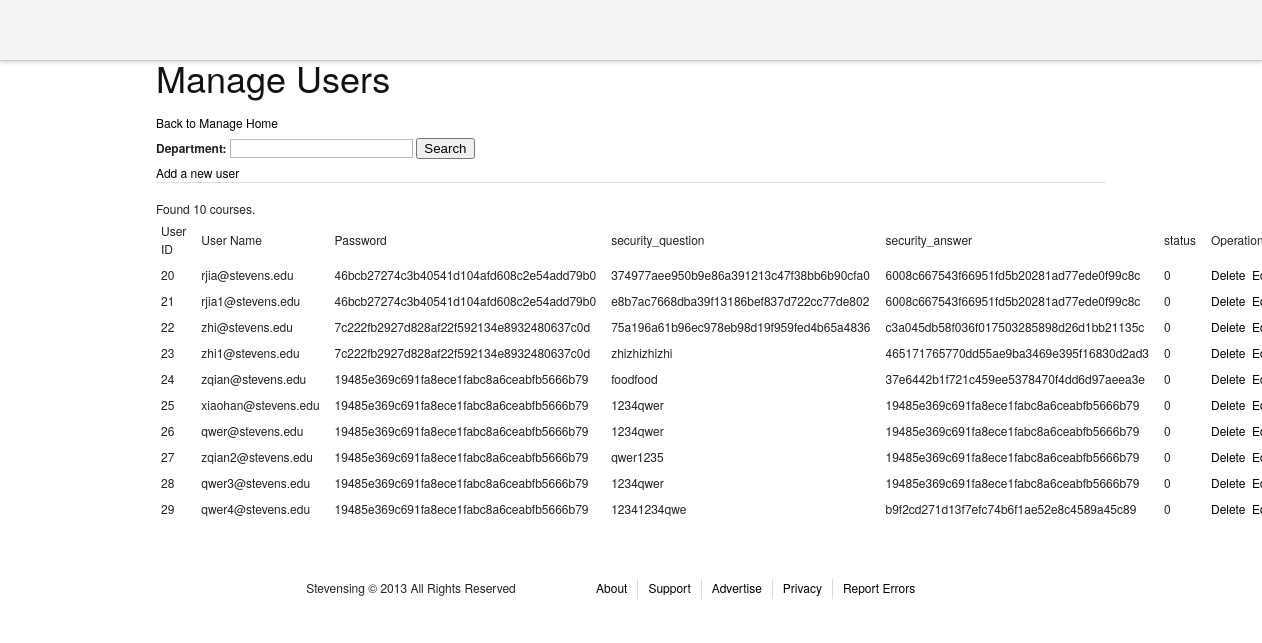
The app's page /admin/manageusers.php with its own data.
### tables this page shows
CREATE TABLE IF NOT EXISTS `users` (
  `user_id` int(11) NOT NULL AUTO_INCREMENT,
  `username` varchar(40) NOT NULL,
  `password` varchar(40) NOT NULL,
  `security_question` varchar(200) NOT NULL,
  `security_answer` varchar(200) NOT NULL,
  `status` tinyint(4) DEFAULT '0',
  PRIMARY KEY (`user_id`)
);

### admin/manageusers.php (the view, shortened to what this page needs)
<?php
include "header.php";
include "mysqli_connection.php";
?>
<div>
<h1>Manage Users</h1>
<a href = "adminhome.php">Back to Manage Home</a>
</div>
<div>
<form action = "#" method = "GET">
<label for = "username">Department: </label><input type = "text" name = "username" value = "<?php echo isset($_GET['username'])?$_GET['username']:"";?>" />
<input type = "submit" value = "Search" />
</form>
</div>
<div>
<a href="editcourses.php">Add a new user</a>
</div>
<hr />
<div>
<table>
<thead >
<td>User ID</td><td>User Name</td><td>Password</td><td>security_question</td><td>security_answer</td><td>status</td><td>Operation</td>
</thead>
<tbody>
<?php
$filter = "true";
$perNumber = 25;
if(isset($_GET['page']))$page = $_GET['page'];
else $page=1;
$count = $mysqli->query("select count(*) from users WHERE " . $filter . ";");
$rs = mysqli_fetch_array($count);
$totalNumber = $rs[0];
if ($totalNumber == 0){
        echo "<div><font color='red'>No result!</font></div>";
}
else{
        echo "<div>Found " . $totalNumber. " courses.</div>";
}
$startCount = ($page - 1) * $perNumber;
$result = $mysqli->query("select * from users WHERE (" . $filter .") LIMIT $startCount, $perNumber");
if ($result){
        while ($row = mysqli_fetch_array($result)){
?>
<tr>
<td><?php echo $row["user_id"];?></td>
<td><?php echo $row["username"];?></td>
<td><?php echo $row["password"];?></td>
<td><?php echo $row["security_question"];?></td>
<td><?php echo $row["security_answer"];?></td>
<td><?php echo $row["status"];?></td>
<td><a href="javascript:" onclick = "show_delete_yes(this,<?php echo $row['course_id'];?>);" >Delete</a>&nbsp&nbsp<a href="editcourse.php?id=<?php echo $row['course_id'];?>">Edit</a></td>
</tr>
</tbody>
<?php
        }
 }
?>
</table>
</div>
<?php
include "footer.php";

### stylesheets/screen.css (style rules this page uses)
html { margin:0;padding:0;border:0; }
body, div, span, object, iframe, h1, h2, h3, h4, h5, h6, p, blockquote, pre, a, abbr, acronym, address, code, del, dfn, em, img, q, dl, dt, dd, ol, ul, li, fieldset, form, label, legend, table, caption, tbody, tfoot, thead, tr, th, td, article, aside, dialog, figure, footer, header, hgroup, nav, section { margin:0;padding:0;border:0;font-size:100%;font:inherit;vertical-align:baseline; }
body { line-height:1.5;background:white; }
table { border-collapse:separate;border-spacing:0; }
caption, th, td { text-align:left;font-weight:normal;float:none !important; }
table, th, td { vertical-align:middle; }
html { font-size:100.01%; }
body { font-size:75%;color:#222;background:#fff;font-family:"Helvetica Neue", Arial, Helvetica, sans-serif; }
h1, h2, h3, h4, h5, h6 { font-weight:normal;color:#111; }
h1 { font-size:3em;line-height:1;margin-bottom:0.5em; }
a { color:#06c;text-decoration:underline; }
table { margin-bottom:1.4em;width:100%; }
th, td, caption { padding:4px 10px 4px 5px; }
label { font-weight:bold; }
input[type=text], input[type=password], input[type=url], input[type=email], input.text, input.title, textarea { background-color:#fff;border:1px solid #bbb;color:#000; }
input[type=text], input[type=password], input[type=url], input[type=email], input.text, input.title, textarea, select { margin:0.5em 0; }
hr { background:#ddd;color:#ddd;clear:both;float:none;width:100%;height:1px;margin:0 0 17px;border:none; }

### stylesheets/common.css (style rules this page uses)
body { font-family: 'Helvetica Neue', Helvetica, Arial, 'lucida grande',tahoma,verdana,arial,sans-serif; }
a, a:hover, a:visited, a:link { color: #000; text-decoration: none; }

### records on screen
users: user_id "20", username "rjia@stevens.edu", password "46bcb27274c3b40541d104afd608c2e54add79b0", security_question "374977aee950b9e86a391213c47f38bb6b90cfa0", security_answer "6008c667543f66951fd5b20281ad77ede0f99c8c", status "0"
users: user_id "21", username "rjia1@stevens.edu", password "46bcb27274c3b40541d104afd608c2e54add79b0", security_question "e8b7ac7668dba39f13186bef837d722cc77de802", security_answer "6008c667543f66951fd5b20281ad77ede0f99c8c", status "0"
users: user_id "22", username "zhi@stevens.edu", password "7c222fb2927d828af22f592134e8932480637c0d", security_question "75a196a61b96ec978eb98d19f959fed4b65a4836", security_answer "c3a045db58f036f017503285898d26d1bb21135c", status "0"
users: user_id "23", username "zhi1@stevens.edu", password "7c222fb2927d828af22f592134e8932480637c0d", security_question "zhizhizhizhi", security_answer "465171765770dd55ae9ba3469e395f16830d2ad3", status "0"
users: user_id "24", username "zqian@stevens.edu", password "19485e369c691fa8ece1fabc8a6ceabfb5666b79", security_question "foodfood", security_answer "37e6442b1f721c459ee5378470f4dd6d97aeea3e", status "0"
users: user_id "25", username "xiaohan@stevens.edu", password "19485e369c691fa8ece1fabc8a6ceabfb5666b79", security_question "1234qwer", security_answer "19485e369c691fa8ece1fabc8a6ceabfb5666b79", status "0"
users: user_id "26", username "qwer@stevens.edu", password "19485e369c691fa8ece1fabc8a6ceabfb5666b79", security_question "1234qwer", security_answer "19485e369c691fa8ece1fabc8a6ceabfb5666b79", status "0"
users: user_id "27", username "zqian2@stevens.edu", password "19485e369c691fa8ece1fabc8a6ceabfb5666b79", security_question "qwer1235", security_answer "19485e369c691fa8ece1fabc8a6ceabfb5666b79", status "0"
users: user_id "28", username "qwer3@stevens.edu", password "19485e369c691fa8ece1fabc8a6ceabfb5666b79", security_question "1234qwer", security_answer "19485e369c691fa8ece1fabc8a6ceabfb5666b79", status "0"
users: user_id "29", username "qwer4@stevens.edu", password "19485e369c691fa8ece1fabc8a6ceabfb5666b79", security_question "12341234qwe", security_answer "b9f2cd271d13f7efc74b6f1ae52e8c4589a45c89", status "0"

### other values on screen
$totalNumber "10"
